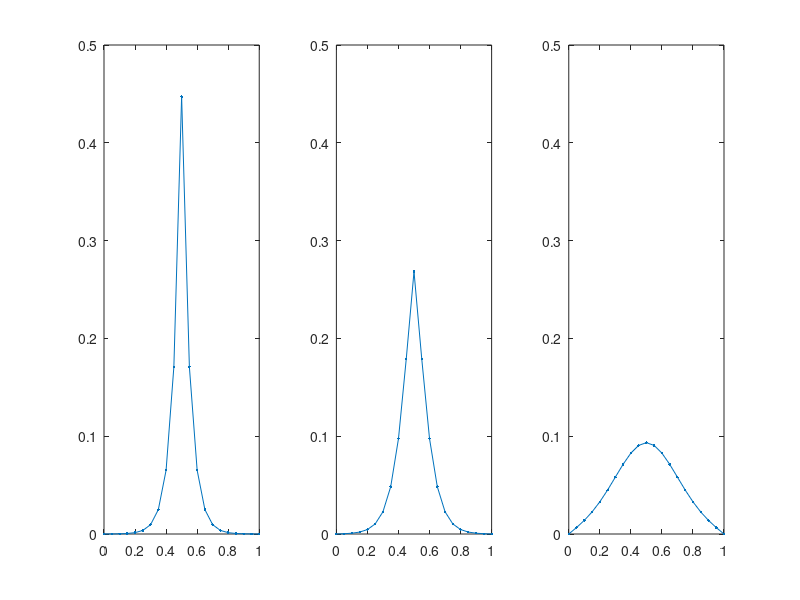

The MATLAB source for this figure:
x = linspace(0,1,21);
y0 = zeros(19,1);
y1 = zeros(19,1);
y2 = zeros(19,1);
y3 = zeros(19,1);
y0(10) = 1;
A = -2*diag(diag(ones(19,19)))+diag(diag(ones(18,18)),1)+diag(diag(ones(18,18)),-1);
I = diag(diag(ones(19,19)));
for i = 1:10
    y0 = (I-A)^(-1)*y0;
    if i == 1
        y1 = y0;
    end
    if i == 2
        y2 = y0;
    end
    if i == 10
        y3 = y0;
    end
end
y1 = [0;y1;0];
y2 = [0;y2;0];
y3 = [0;y3;0];

subplot(1,3,1);
plot(x,y1,'.-');
axis([0 1 0 0.5]);
subplot(1,3,2);
plot(x,y2,'.-');
axis([0 1 0 0.5]);
subplot(1,3,3);
plot(x,y3,'.-');
axis([0 1 0 0.5]);